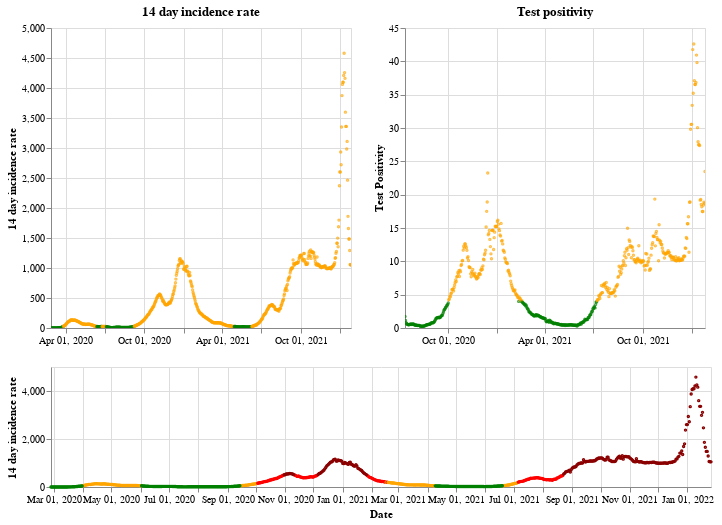

Write notebook code for a chart like this one.
### Markdown cell above
## Wales

### Code cell
plot_traffic_light('Wales')

### Figure 1 — Vega-Lite specification as saved in the notebook (floating-point values rounded to 4 significant figures; data arrays with more than 128 entries replaced by an {"elided": "..."} marker saying what was removed)
{"config": {"view": {"continuousWidth": 400, "continuousHeight": 300}}, "vconcat": [{"hconcat": [{"mark": {"type": "point", "size": 2}, "encoding": {"color": {"condition": {"value": "green", "test": "(datum.twoWeeklyCasesRate <= 25)"}, "value": "orange"}, "tooltip": [{"type": "nominal", "field": "areaName"}, {"type": "temporal", "field": "date"}, {"type": "quantitative", "field": "twoWeeklyCasesRate"}, {"type": "quantitative", "field": "testPositivity"}], "x": {"type": "temporal", "axis": {"title": ""}, "field": "date", "scale": {"domain": {"selection": "DateBrush"}}, "timeUnit": "yearmonthdate"}, "y": {"type": "quantitative", "axis": {"title": "14 day incidence rate"}, "field": "twoWeeklyCasesRate"}}, "title": "14 day incidence rate", "width": 300}, {"mark": {"type": "point", "size": 2}, "encoding": {"color": {"condition": {"value": "green", "test": "(datum.testPositivity <= 4)"}, "value": "orange"}, "tooltip": [{"type": "nominal", "field": "areaName"}, {"type": "temporal", "field": "date"}, {"type": "quantitative", "field": "twoWeeklyCasesRate"}, {"type": "quantitative", "field": "testPositivity"}], "x": {"type": "temporal", "axis": {"title": ""}, "field": "date", "scale": {"domain": {"selection": "DateBrush"}}, "timeUnit": "yearmonthdate"}, "y": {"type": "quantitative", "axis": {"title": "Test Positivity"}, "field": "testPositivity"}}, "title": "Test positivity", "width": 300}]}, {"layer": [{"mark": {"type": "point", "size": 2}, "encoding": {"color": {"condition": {"value": "orange", "test": "(((datum.testPositivity < 4) && (datum.twoWeeklyCasesRate >= 50)) && (datum.twoWeeklyCasesRate < 200))"}, "value": "red"}, "opacity": {"condition": {"value": 1, "test": "((datum.twoWeeklyCasesRate >= 50) && (datum.twoWeeklyCasesRate < 500))"}, "value": 0}, "tooltip": [{"type": "nominal", "field": "areaName"}, {"type": "temporal", "field": "date"}, {"type": "quantitative", "field": "twoWeeklyCasesRate"}, {"type": "quantitative", "field": "testPositivity"}], "x": {"type": "temporal", "axis": {"title": "Date"}, "field": "date", "timeUnit": "yearmonthdate"}, "y": {"type": "quantitative", "axis": {"title": "14 day incidence rate"}, "field": "twoWeeklyCasesRate"}}, "selection": {"DateBrush": {"type": "interval", "encodings": ["x"], "fields": ["Time"]}}}, {"mark": {"type": "point", "size": 2}, "encoding": {"color": {"value": "darkred"}, "opacity": {"condition": {"value": 1, "test": "(datum.twoWeeklyCasesRate >= 500)"}, "value": 0}, "tooltip": [{"type": "nominal", "field": "areaName"}, {"type": "temporal", "field": "date"}, {"type": "quantitative", "field": "twoWeeklyCasesRate"}, {"type": "quantitative", "field": "testPositivity"}], "x": {"type": "temporal", "axis": {"title": "Date"}, "field": "date", "timeUnit": "yearmonthdate"}, "y": {"type": "quantitative", "axis": {"title": "14 day incidence rate"}, "field": "twoWeeklyCasesRate"}}}, {"mark": {"type": "point", "size": 2}, "encoding": {"color": {"condition": {"value": "green", "test": "((datum.testPositivity < 4) && (datum.twoWeeklyCasesRate < 50))"}, "value": "orange"}, "opacity": {"condition": {"value": 1, "test": "(datum.twoWeeklyCasesRate < 50)"}, "value": 0}, "tooltip": [{"type": "nominal", "field": "areaName"}, {"type": "temporal", "field": "date"}, {"type": "quantitative", "field": "twoWeeklyCasesRate"}, {"type": "quantitative", "field": "testPositivity"}], "x": {"type": "temporal", "axis": {"title": "Date"}, "field": "date", "timeUnit": "yearmonthdate"}, "y": {"type": "quantitative", "axis": {"title": "14 day incidence rate"}, "field": "twoWeeklyCasesRate"}}}], "height": 120, "width": 660}], "data": {"name": "data-c821494f2d7c352dd1be25cac7d7f429"}, "$schema": "https://vega.github.io/schema/vega-lite/v4.8.1.json", "datasets": {"data-c821494f2d7c352dd1be25cac7d7f429": {"elided": "700 records"}}}
